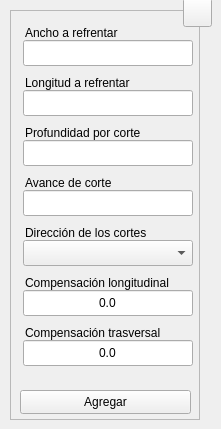
  <widget class="QWidget" name="centralwidget">
   <widget class="QFrame" name="frame">
    <property name="geometry">
     <rect>
      <x>10</x>
      <y>10</y>
      <width>190</width>
      <height>410</height>
     </rect>
    </property>
    <property name="sizePolicy">
     <sizepolicy hsizetype="Fixed" vsizetype="Fixed">
      <horstretch>0</horstretch>
      <verstretch>0</verstretch>
     </sizepolicy>
    </property>
    <property name="minimumSize">
     <size>
      <width>190</width>
      <height>410</height>
     </size>
    </property>
    <property name="maximumSize">
     <size>
      <width>190</width>
      <height>410</height>
     </size>
    </property>
    <property name="frameShape">
     <enum>QFrame::StyledPanel</enum>
    </property>
    <property name="frameShadow">
     <enum>QFrame::Raised</enum>
    </property>
    <widget class="QLineEdit" name="tbx_wdt">
     <property name="geometry">
      <rect>
       <x>13</x>
       <y>30</y>
       <width>170</width>
       <height>26</height>
      </rect>
     </property>
     <property name="minimumSize">
      <size>
       <width>170</width>
       <height>0</height>
      </size>
     </property>
     <property name="maximumSize">
      <size>
       <width>170</width>
       <height>16777215</height>
      </size>
     </property>
     <property name="toolTip">
      <string>Digite el texto del comentario</string>
     </property>
     <property name="statusTip">
      <string/>
     </property>
     <property name="alignment">
      <set>Qt::AlignCenter</set>
     </property>
     <property name="placeholderText">
      <string/>
     </property>
    </widget>
    <widget class="QLabel" name="lbl_wdt">
     <property name="enabled">
      <bool>true</bool>
     </property>
     <property name="geometry">
      <rect>
       <x>15</x>
       <y>10</y>
       <width>115</width>
       <height>26</height>
      </rect>
     </property>
     <property name="text">
      <string>Ancho a refrentar</string>
     </property>
     <property name="buddy">
      <cstring>lbl_wdt</cstring>
     </property>
    </widget>
    <widget class="QLabel" name="lbl_dir">
     <property name="enabled">
      <bool>true</bool>
     </property>
     <property name="geometry">
      <rect>
       <x>15</x>
       <y>210</y>
       <width>125</width>
       <height>26</height>
      </rect>
     </property>
     <property name="text">
      <string>Dirección de los cortes</string>
     </property>
     <property name="buddy">
      <cstring>lbl_dir</cstring>
     </property>
    </widget>
    <widget class="QComboBox" name="cbx_dir">
     <property name="geometry">
      <rect>
       <x>13</x>
       <y>230</y>
       <width>170</width>
       <height>26</height>
      </rect>
     </property>
     <property name="minimumSize">
      <size>
       <width>170</width>
       <height>26</height>
      </size>
     </property>
     <property name="maximumSize">
      <size>
       <width>170</width>
       <height>16777215</height>
      </size>
     </property>
     <property name="toolTip">
      <string>Seleccione el husillo de trabajo a utilizar</string>
     </property>
    </widget>
    <widget class="QPushButton" name="btn_save">
     <property name="geometry">
      <rect>
       <x>10</x>
       <y>380</y>
       <width>171</width>
       <height>24</height>
      </rect>
     </property>
     <property name="sizePolicy">
      <sizepolicy hsizetype="Expanding" vsizetype="Expanding">
       <horstretch>0</horstretch>
       <verstretch>0</verstretch>
      </sizepolicy>
     </property>
     <property name="minimumSize">
      <size>
       <width>88</width>
       <height>0</height>
      </size>
     </property>
     <property name="toolTip">
      <string>Agregar los datos al programa CNC</string>
     </property>
     <property name="statusTip">
      <string/>
     </property>
     <property name="text">
      <string>Agregar</string>
     </property>
     <property name="shortcut">
      <string>Ctrl+S</string>
     </property>
     <property name="autoDefault">
      <bool>true</bool>
     </property>
    </widget>
    <widget class="QLineEdit" name="tbx_lgt">
     <property name="geometry">
      <rect>
       <x>13</x>
       <y>80</y>
       <width>170</width>
       <height>26</height>
      </rect>
     </property>
     <property name="minimumSize">
      <size>
       <width>170</width>
       <height>0</height>
      </size>
     </property>
     <property name="maximumSize">
      <size>
       <width>170</width>
       <height>16777215</height>
      </size>
     </property>
     <property name="toolTip">
      <string>Digite el texto del comentario</string>
     </property>
     <property name="statusTip">
      <string/>
     </property>
     <property name="alignment">
      <set>Qt::AlignCenter</set>
     </property>
     <property name="placeholderText">
      <string/>
     </property>
    </widget>
    <widget class="QLabel" name="lbl_lgt">
     <property name="enabled">
      <bool>true</bool>
     </property>
     <property name="geometry">
      <rect>
       <x>15</x>
       <y>60</y>
       <width>115</width>
       <height>26</height>
      </rect>
     </property>
     <property name="text">
      <string>Longitud a refrentar</string>
     </property>
     <property name="buddy">
      <cstring>lbl_wdt</cstring>
     </property>
    </widget>
    <widget class="QLineEdit" name="tbx_cut">
     <property name="geometry">
      <rect>
       <x>13</x>
       <y>130</y>
       <width>170</width>
       <height>26</height>
      </rect>
     </property>
     <property name="minimumSize">
      <size>
       <width>170</width>
       <height>0</height>
      </size>
     </property>
     <property name="maximumSize">
      <size>
       <width>170</width>
       <height>16777215</height>
      </size>
     </property>
     <property name="toolTip">
      <string>Digite el texto del comentario</string>
     </property>
     <property name="statusTip">
      <string/>
     </property>
     <property name="alignment">
      <set>Qt::AlignCenter</set>
     </property>
     <property name="placeholderText">
      <string/>
     </property>
    </widget>
    <widget class="QLabel" name="lbl_cut">
     <property name="enabled">
      <bool>true</bool>
     </property>
     <property name="geometry">
      <rect>
       <x>15</x>
       <y>110</y>
       <width>127</width>
       <height>26</height>
      </rect>
     </property>
     <property name="text">
      <string>Profundidad por corte</string>
     </property>
     <property name="buddy">
      <cstring>lbl_wdt</cstring>
     </property>
    </widget>
    <widget class="QLineEdit" name="tbx_fed">
     <property name="geometry">
      <rect>
       <x>13</x>
       <y>180</y>
       <width>170</width>
       <height>26</height>
      </rect>
     </property>
     <property name="minimumSize">
      <size>
       <width>170</width>
       <height>0</height>
      </size>
     </property>
     <property name="maximumSize">
      <size>
       <width>170</width>
       <height>16777215</height>
      </size>
     </property>
     <property name="toolTip">
      <string>Digite el texto del comentario</string>
     </property>
     <property name="statusTip">
      <string/>
     </property>
     <property name="text">
      <string/>
     </property>
     <property name="alignment">
      <set>Qt::AlignCenter</set>
     </property>
     <property name="placeholderText">
      <string/>
     </property>
    </widget>
    <widget class="QLabel" name="lbl_fed">
     <property name="enabled">
      <bool>true</bool>
     </property>
     <property name="geometry">
      <rect>
       <x>15</x>
       <y>160</y>
       <width>95</width>
       <height>26</height>
      </rect>
     </property>
     <property name="text">
      <string>Avance de corte</string>
     </property>
     <property name="buddy">
      <cstring>lbl_wdt</cstring>
     </property>
    </widget>
    <widget class="QLineEdit" name="tbx_lcm">
     <property name="geometry">
      <rect>
       <x>13</x>
       <y>280</y>
       <width>170</width>
       <height>26</height>
      </rect>
     </property>
     <property name="minimumSize">
      <size>
       <width>170</width>
       <height>0</height>
      </size>
     </property>
     <property name="maximumSize">
      <size>
       <width>170</width>
       <height>16777215</height>
      </size>
     </property>
     <property name="toolTip">
      <string>Digite el texto del comentario</string>
     </property>
     <property name="statusTip">
      <string/>
     </property>
     <property name="text">
      <string>0.0</string>
     </property>
     <property name="alignment">
      <set>Qt::AlignCenter</set>
     </property>
     <property name="placeholderText">
      <string/>
     </property>
    </widget>
    <widget class="QLabel" name="lbl_lcm">
     <property name="enabled">
      <bool>true</bool>
     </property>
     <property name="geometry">
      <rect>
       <x>15</x>
       <y>260</y>
       <width>155</width>
       <height>26</height>
      </rect>
     </property>
     <property name="text">
      <string>Compensación longitudinal</string>
     </property>
     <property name="buddy">
      <cstring>lbl_wdt</cstring>
     </property>
    </widget>
    <widget class="QLineEdit" name="tbx_tcm">
     <property name="geometry">
      <rect>
       <x>13</x>
       <y>330</y>
       <width>170</width>
       <height>26</height>
      </rect>
     </property>
     <property name="minimumSize">
      <size>
       <width>170</width>
       <height>0</height>
      </size>
     </property>
     <property name="maximumSize">
      <size>
       <width>170</width>
       <height>16777215</height>
      </size>
     </property>
     <property name="toolTip">
      <string>Digite el texto del comentario</string>
     </property>
     <property name="statusTip">
      <string/>
     </property>
     <property name="text">
      <string>0.0</string>
     </property>
     <property name="alignment">
      <set>Qt::AlignCenter</set>
     </property>
     <property name="placeholderText">
      <string/>
     </property>
    </widget>
    <widget class="QLabel" name="lbl_tcm">
     <property name="enabled">
      <bool>true</bool>
     </property>
     <property name="geometry">
      <rect>
       <x>15</x>
       <y>310</y>
       <width>155</width>
       <height>26</height>
      </rect>
     </property>
     <property name="text">
      <string>Compensación trasversal</string>
     </property>
     <property name="buddy">
      <cstring>lbl_wdt</cstring>
     </property>
    </widget>
    <zorder>tbx_wdt</zorder>
    <zorder>lbl_wdt</zorder>
    <zorder>cbx_dir</zorder>
    <zorder>lbl_dir</zorder>
    <zorder>btn_save</zorder>
    <zorder>tbx_lgt</zorder>
    <zorder>lbl_lgt</zorder>
    <zorder>tbx_cut</zorder>
    <zorder>lbl_cut</zorder>
    <zorder>tbx_fed</zorder>
    <zorder>lbl_fed</zorder>
    <zorder>tbx_lcm</zorder>
    <zorder>lbl_lcm</zorder>
    <zorder>tbx_tcm</zorder>
    <zorder>lbl_tcm</zorder>
   </widget>
   <widget class="QToolButton" name="btn_help">
    <property name="geometry">
     <rect>
      <x>183</x>
      <y>-2</y>
      <width>29</width>
      <height>29</height>
     </rect>
    </property>
    <property name="font">
     <font>
      <pointsize>20</pointsize>
      <bold>true</bold>
     </font>
    </property>
    <property name="text">
     <string/>
    </property>
    <property name="icon">
     <iconset resource="../../resources/resources.qrc">
      <normaloff>:/icons/question.png</normaloff>:/icons/question.png</iconset>
    </property>
    <property name="iconSize">
     <size>
      <width>20</width>
      <height>20</height>
     </size>
    </property>
    <property name="shortcut">
     <string>F1</string>
    </property>
   </widget>
  </widget>
